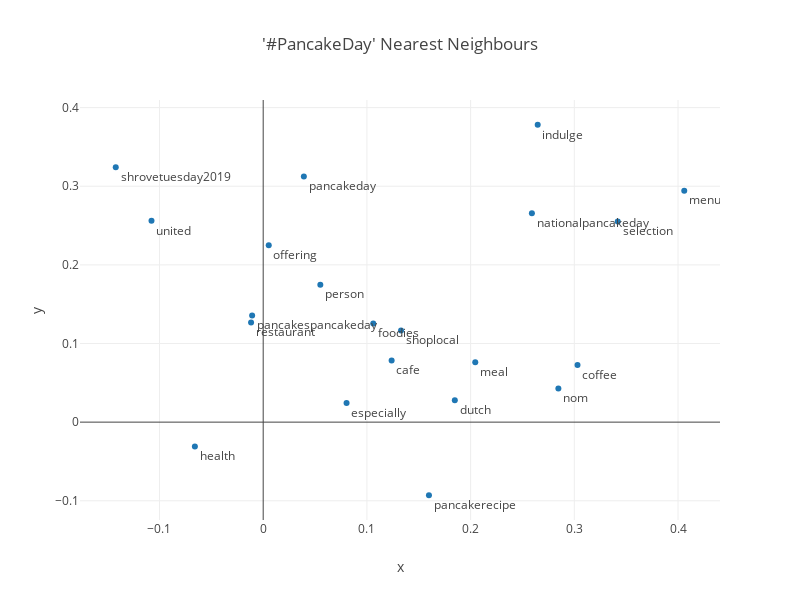

Notebook code for this chart:
### Code cell
# Make the scatter plot to vizualise the words connected to vegan!
trace = [Scatter(
        x=nearest_hashtag ['x'], # assign x as the dataframe column 'x' 
        y=nearest_hashtag ['y'],
        text=nearest_hashtag ['words'],
        mode = 'markers+text',
        textposition='bottom right'
)]

layout = Layout(
    title="'#PancakeDay' Nearest Neighbours",
    xaxis=dict( title='x'),
    yaxis=dict(title='y', automargin = True),
    width=800, height = 600 
    
)

fig = Figure(data=trace, layout=layout)

iplot(fig)

### Figure 1 — Plotly figure (JSON) as saved in the notebook; plotly's stock layout.template omitted (floating-point values rounded to 4 significant figures)
{"data": [{"mode": "markers+text", "text": ["pancakeday", "restaurant", "person", "meal", "nationalpancakeday", "dutch", "coffee", "pancakespancakeday", "united", "shrovetuesday2019", "especially", "cafe", "foodies", "menu", "selection", "indulge", "health", "nom", "shoplocal", "offering", "pancakerecipe"], "textposition": "bottom right", "type": "scatter", "uid": "50a97dcd-5a15-407f-a903-e17c8cbc8cc8", "x": [0.0392, -0.01168, 0.05509, 0.2045, 0.2591, 0.1848, 0.3031, -0.01069, -0.1077, -0.1422, 0.08038, 0.1238, 0.1061, 0.406, 0.3419, 0.2647, -0.06589, 0.2846, 0.1329, 0.005345, 0.1598], "y": [0.3124, 0.1266, 0.1748, 0.07619, 0.2656, 0.02773, 0.07273, 0.1355, 0.2561, 0.3242, 0.02438, 0.07851, 0.1255, 0.2943, 0.2551, 0.3782, -0.03096, 0.04269, 0.1167, 0.2249, -0.09297]}], "layout": {"height": 600, "title": {"text": "'#PancakeDay' Nearest Neighbours"}, "width": 800, "xaxis": {"title": {"text": "x"}}, "yaxis": {"automargin": true, "title": {"text": "y"}}}}
